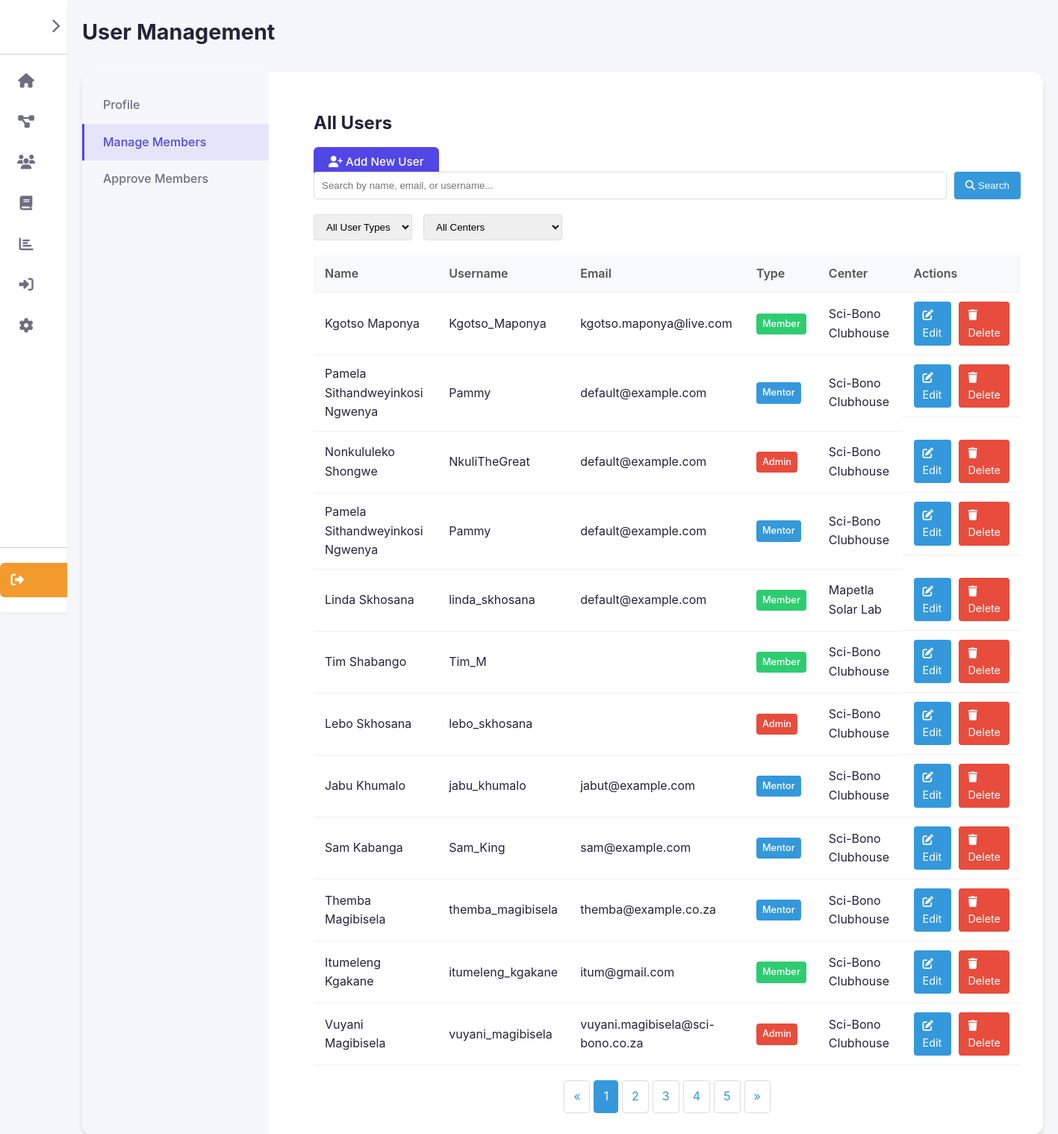
Page /app/Views/user_list.php (signed in) on the committed database.
### tables this page shows
CREATE TABLE `users` (
  `id` int NOT NULL,
  `username` varchar(255) NOT NULL,
  `email` varchar(255) NOT NULL DEFAULT 'default@example.com',
  `password` varchar(255) NOT NULL,
  `name` varchar(255) NOT NULL,
  `surname` varchar(255) NOT NULL,
  `user_type` enum('admin','mentor','member','alumni','community') NOT NULL DEFAULT 'member',
  `date_of_birth` date DEFAULT NULL,
  `Gender` enum('Male','Female','Other') NOT NULL,
  `grade` int DEFAULT NULL,
  `school` varchar(255) DEFAULT NULL,
  `parent` varchar(255) DEFAULT NULL,
  `parent_email` varchar(255) DEFAULT NULL,
  `leaner_number` int DEFAULT NULL,
  `parent_number` int DEFAULT NULL,
  `Relationship` varchar(255) DEFAULT NULL,
  `Center` enum('Sci-Bono Clubhouse','Waverly Girls Solar Lab','Mapetla Solar Lab','Emdeni Solar Lab') NOT NULL DEFAULT 'Sci-Bono Clubhouse',
  `nationality` varchar(100) DEFAULT NULL,
  `id_number` varchar(50) DEFAULT NULL,
  `home_language` varchar(50) DEFAULT NULL,
  `address_street` varchar(255) DEFAULT NULL,
  `address_suburb` varchar(255) DEFAULT NULL,
  `address_city` varchar(255) DEFAULT NULL,
  `address_province` varchar(100) DEFAULT NULL,
  `address_postal_code` varchar(20) DEFAULT NULL,
  `medical_aid_name` varchar(100) DEFAULT NULL,
  `medical_aid_holder` varchar(100) DEFAULT NULL,
  `medical_aid_number` varchar(100) DEFAULT NULL,
  `emergency_contact_name` varchar(255) DEFAULT NULL,
  `emergency_contact_relationship` varchar(100) DEFAULT NULL,
  `emergency_contact_phone` varchar(50) DEFAULT NULL,
  `emergency_contact_email` varchar(255) DEFAULT NULL,
  `emergency_contact_address` text,
  `interests` text,
  `role_models` text,
  `goals` text,
  `has_computer` tinyint(1) DEFAULT NULL,
  `computer_skills` text,
  `computer_skills_source` varchar(255) DEFAULT NULL
);

### app/Views/user_list.php (the view, shortened to what this page needs)
<?php
require_once '../../server.php';
$sql = "SELECT * FROM users ORDER BY id DESC";
$result = $conn->query($sql);
$users = [];
if ($result && $result->num_rows > 0) {
    while ($row = $result->fetch_assoc()) {
        $users[] = $row;
    }
}
?>
<!DOCTYPE html>
<html lang="en">
<head>
    <link rel="stylesheet" href="../../public/assets/css/settingsStyle.css">
    <link rel="stylesheet" href="https://cdnjs.cloudflare.com/ajax/libs/font-awesome/6.4.0/css/all.min.css">
</head>
<body>
    <div class="container">
        <aside id="sidebar" class="sidebar">
            <div class="sidebar-header">
                <div class="sidebar-logo">
                    <img src="../../public/assets/images/TheClubhouse_Logo_White_Large.png" alt="Clubhouse Logo">
                </div>
                <button id="sidebar-toggle" class="toggle-sidebar">
                    <i class="fas fa-chevron-right"></i>
                </button>
            </div>
            <ul class="sidebar-menu">
                <li class="sidebar-item">
                    <a href="../../home.php" class="sidebar-link">
                        <div class="sidebar-icon">
                            <i class="fas fa-home"></i>
                        </div>
                    </a>
                </li>
                <li class="sidebar-item">
                    <a href="../../projects.php" class="sidebar-link">
                        <div class="sidebar-icon">
                            <i class="fas fa-project-diagram"></i>
                        </div>
                    </a>
                </li>
                <li class="sidebar-item">
                    <a href="../../members.php" class="sidebar-link">
                        <div class="sidebar-icon">
                            <i class="fas fa-users"></i>
                        </div>
                    </a>
                </li>
                <li class="sidebar-item">
                    <a href="./learn.php" class="sidebar-link">
                        <div class="sidebar-icon">
                            <i class="fas fa-book"></i>
                        </div>
                    </a>
                </li>
                <li class="sidebar-item">
                    <a href="./statsDashboard.php" class="sidebar-link">
                        <div class="sidebar-icon">
                            <i class="fas fa-chart-bar"></i>
                        </div>
                    </a>
                </li>
                <li class="sidebar-item">
                    <a href="../../signin.php" class="sidebar-link">
                        <div class="sidebar-icon">
                            <i class="fas fa-sign-in-alt"></i>
                        </div>
                    </a>
                </li>
                <li class="sidebar-item">
                    <a href="./settings.php" class="sidebar-link">
                        <div class="sidebar-icon">
                            <i class="fas fa-cog"></i>
                        </div>
                    </a>
                </li>
            </ul>
            <div class="sidebar-footer">
                <a href="../../logout_process.php" class="logout-button">
                    <i class="fas fa-sign-out-alt logout-icon"></i>
                </a>
            </div>
        </aside>
        <main id="main-content" class="main-content">
            <div class="content-header">
                <h1 class="content-title">User Management</h1>
            </div>
            <div class="settings-container">
                <div class="settings-nav">
                    <a href="./settings.php" class="settings-nav-link">Profile</a>
                    <a href="./user_list.php" class="settings-nav-link active">Manage Members</a>
                    <a href="#" class="settings-nav-link">Approve Members</a>
                </div>
                <div class="settings-content">
                    <div class="settings-header">
                        <h2>All Users</h2>
                        <a href="../../signup.php" class="form-button add-user-btn">
                            <i class="fas fa-user-plus"></i> Add New User
                        </a>
                    </div>
                    <div class="search-form">
                        <input type="text" class="search-input" placeholder="Search by name, email, or username...">
                        <button type="submit" class="search-btn">
                            <i class="fas fa-search"></i> Search
                        </button>
                    </div>
                    <div class="filters">
                        <select class="filter-select">
                            <option value="">All User Types</option>
                        </select>
                        <select class="filter-select">
                            <option value="">All Centers</option>
                        </select>
                    </div>
                    <div class="user-list-container">
                        <table class="user-list">
                            <thead>
                                <tr>
                                    <th>Name</th>
                                    <th>Username</th>
                                    <th>Email</th>
                                    <th>Type</th>
                                    <th>Center</th>
                                    <th>Actions</th>
                                </tr>
                            </thead>
                            <tbody>
                                <?php if (empty($users)): ?>
                                <tr>
                                    <td colspan="6">No users found.</td>
                                </tr>
                                <?php else: ?>
                                    <?php foreach ($users as $user): ?>
                                    <tr>
                                        <td><?php echo htmlspecialchars($user['name'] . ' ' . $user['surname']); ?></td>
                                        <td><?php echo htmlspecialchars($user['username']); ?></td>
                                        <td><?php echo htmlspecialchars($user['email']); ?></td>
                                        <td>
                                            <span class="user-type-badge badge-<?php echo $user['user_type']; ?>">
                                                <?php echo ucfirst($user['user_type']); ?>
                                            </span>
                                        </td>
                                        <td><?php echo htmlspecialchars($user['Center']); ?></td>
                                        <td class="user-actions">
                                            <a href="./settings.php?id=<?php echo $user['id']; ?>" class="user-action-btn edit-btn">
                                                <i class="fas fa-edit"></i> Edit
                                            </a>
                                            <?php if ($_SESSION['user_type'] === 'admin'): ?>
                                                <a href="<?php echo BASE_URL; ?>user-delete.php?id=<?php echo $user['id']; ?>" class="user-action-btn delete-btn" onclick="return confirm('Are you sure you want to delete this user? This action cannot be undone.');">
                                                    <i class="fas fa-trash"></i> Delete
                                                </a>
                                            <?php endif; ?>
                                        </td>
                                    </tr>
                                    <?php endforeach; ?>
                                <?php endif; ?>
                            </tbody>
                        </table>
                    </div>
                    <div class="pagination">
                        <a href="#">&laquo;</a>
                        <a href="#" class="active">1</a>
                        <a href="#">2</a>
                        <a href="#">3</a>
                        <a href="#">4</a>
                        <a href="#">5</a>
                        <a href="#">&raquo;</a>
                    </div>
                </div>
            </div>
        </main>
    </div>
</body>
</html>

### public/assets/css/settingsStyle.css (style rules this page uses)
:root { --primary: #5146e6; --primary-light: #6c63ff; --primary-dark: #3d39ac; --secondary: #f29a2e; --secondary-hover: #e08a20; --dark: #252338; --gray-dark: #414153; --gray-medium: #6e6e80; --gray-light: #d0d0db; --light: #f6f7fb; --white: #ffffff; --danger: #e74c3c; --success: #2ecc71; --shadow-sm: 0 2px 4px rgba(0, 0, 0, 0.05); --shadow-md: 0 4px 6px rgba(0, 0, 0, 0.1); --shadow-lg: 0 10px 15px rgba(0, 0, 0, 0.1); --border-radius-sm: 6px; --border-radius-md: 10px; --border-radius-lg: 16px; --transition: all 0.3s ease; }
body { font-family: 'Inter', 'Roboto', -apple-system, BlinkMacSystemFont, 'Segoe UI', sans-serif; background-color: var(--light); color: var(--dark); margin: 0; padding: 0; overflow-x: hidden; min-height: 100vh; line-height: 1.6; }
a { text-decoration: none; color: inherit; }
.container { display: grid; grid-template-columns: auto auto; height: 100vh; }
.sidebar { background-color: var(--white); color: var(--gray-medium); width: 90px; height: 100vh; box-shadow: var(--shadow-sm); display: flex; flex-direction: column; align-items: center; padding-top: 20px; position: fixed; z-index: 10; overflow-y: auto; transition: var(--transition); }
.sidebar-header { display: flex; align-items: center; justify-content: space-between; width: 100%; padding: 0 15px 20px; margin-bottom: 10px; border-bottom: 1px solid var(--gray-light); }
.toggle-sidebar { background: none; border: none; color: var(--gray-medium); cursor: pointer; font-size: 1.2rem; padding: 5px; margin-right: 5px; }
.sidebar-logo { display: flex; align-items: center; font-weight: 700; color: var(--primary); font-size: 1.2rem; }
.sidebar-logo img { width: 30px; margin-right: 10px; }
.sidebar-menu { display: flex; flex-direction: column; width: 100%; padding: 0; margin: 0; list-style-type: none; }
.sidebar-item { width: 100%; margin-bottom: 5px; }
.sidebar-link { display: flex; align-items: center; padding: 12px 15px; color: var(--gray-medium); border-radius: var(--border-radius-sm); transition: var(--transition); margin: 0 8px; }
.sidebar-icon { min-width: 24px; height: 24px; display: flex; align-items: center; justify-content: center; margin-right: 15px; font-size: 1.2rem; }
.sidebar-footer { margin-top: auto; width: 100%; padding: 20px 15px; border-top: 1px solid var(--gray-light); }
.logout-button { display: flex; align-items: center; justify-content: center; width: 100%; padding: 10px; background-color: var(--secondary); color: var(--white); border: none; border-radius: var(--border-radius-sm); cursor: pointer; font-weight: 500; transition: var(--transition); }
.logout-icon { margin-right: 10px; font-size: 1.1rem; }
.main-content { margin-left: 90px; padding: 20px; flex: 1; transition: var(--transition); }
.content-header { display: flex; align-items: center; justify-content: space-between; margin-bottom: 30px; }
.content-title { font-size: 1.8rem; font-weight: 700; color: var(--dark); margin: 0; }
.settings-container { display: grid; grid-template-columns: 250px 1fr; gap: 30px; background-color: var(--white); border-radius: var(--border-radius-lg); box-shadow: var(--shadow-md); overflow: hidden; }
.settings-nav { background-color: var(--light); padding: 20px 0; }
.settings-nav-link { display: block; padding: 12px 25px; color: var(--gray-medium); font-weight: 500; transition: var(--transition); border-left: 3px solid transparent; }
.settings-nav-link.active { background-color: rgba(81, 70, 230, 0.1); color: var(--primary); border-left: 3px solid var(--primary); }
.settings-content { padding: 30px; }
.form-button { background-color: var(--primary); color: var(--white); border: none; border-radius: var(--border-radius-sm); padding: 10px 20px; font-size: 0.95rem; font-weight: 500; cursor: pointer; transition: var(--transition); }

### rows in the picture
users: name+surname "Kgotso Maponya", username "Kgotso_Maponya", email "kgotso.maponya@live.com", user_type "Member", Center "Sci-Bono Clubhouse"
users: name+surname "Pamela Sithandweyinkosi Ngwenya", username "Pammy", email "default@example.com", user_type "Mentor", Center "Sci-Bono Clubhouse"
users: name+surname "Nonkululeko Shongwe", username "NkuliTheGreat", email "default@example.com", user_type "Admin", Center "Sci-Bono Clubhouse"
users: name+surname "Pamela Sithandweyinkosi Ngwenya", username "Pammy", email "default@example.com", user_type "Mentor", Center "Sci-Bono Clubhouse"
users: name+surname "Linda Skhosana", username "linda_skhosana", email "default@example.com", user_type "Member", Center "Mapetla Solar Lab"
users: name+surname "Tim Shabango", username "Tim_M", user_type "Member", Center "Sci-Bono Clubhouse"
users: name+surname "Lebo Skhosana", username "lebo_skhosana", user_type "Admin", Center "Sci-Bono Clubhouse"
users: name+surname "Jabu Khumalo", username "jabu_khumalo", email "jabut@example.com", user_type "Mentor", Center "Sci-Bono Clubhouse"
users: name+surname "Sam Kabanga", username "Sam_King", email "sam@example.com", user_type "Mentor", Center "Sci-Bono Clubhouse"
users: name+surname "Themba Magibisela", username "themba_magibisela", email "themba@example.co.za", user_type "Mentor", Center "Sci-Bono Clubhouse"
users: name+surname "Itumeleng Kgakane", username "itumeleng_kgakane", email "itum@gmail.com", user_type "Member", Center "Sci-Bono Clubhouse"
users: name+surname "Vuyani Magibisela", username "vuyani_magibisela", email "vuyani.magibisela@sci-bono.co.za", user_type "Admin", Center "Sci-Bono Clubhouse"
